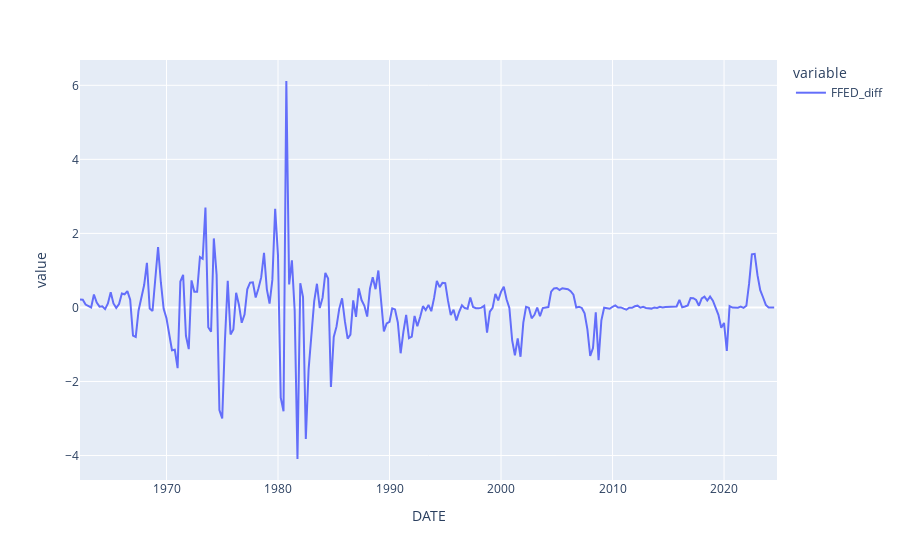

Notebook code for this chart:
### Code cell
px.line(df, x=df.index, y=["FFED_diff", ]).show()

### Figure 1 — Plotly figure (JSON) as saved in the notebook; plotly's stock layout.template omitted (floating-point values rounded to 4 significant figures; data arrays with more than 128 entries replaced by an {"elided": "..."} marker saying what was removed)
{"data": [{"hovertemplate": "variable=FFED_diff<br>DATE=%{x}<br>value=%{y}<extra></extra>", "legendgroup": "FFED_diff", "line": {"color": "#636efa", "dash": "solid"}, "marker": {"symbol": "circle"}, "mode": "lines", "name": "FFED_diff", "orientation": "v", "showlegend": true, "type": "scatter", "x": {"elided": "251 str values"}, "xaxis": "x", "y": {"elided": "251 float values"}, "yaxis": "y"}], "layout": {"legend": {"title": {"text": "variable"}, "tracegroupgap": 0}, "margin": {"t": 60}, "xaxis": {"anchor": "y", "domain": [0, 1], "title": {"text": "DATE"}}, "yaxis": {"anchor": "x", "domain": [0, 1], "title": {"text": "value"}}}}
